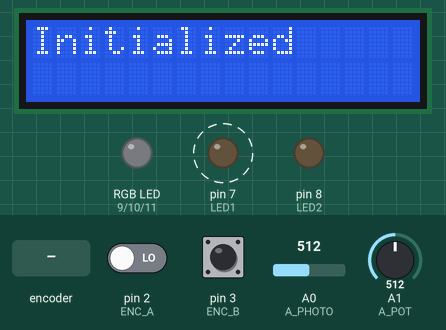
The program below on a simulated Arduino Uno, built with avr-gcc and run on an emulated ATmega328P. Shown: 16×2 character LCD, an RGB LED mixed from three pins (HIGH = lit), output pins drawn as LEDs (lit = HIGH). Dashed ring = blinking. Inputs (shaded band) come from the test bench; at power-on: A1 (A_POT) = 512, pin 2 (ENC_A) LOW, pin 3 (ENC_B) HIGH, A0 (A_PHOTO) = 512. What the program prints to the serial monitor is not drawn.

Above: at 1.2 s.
1.3 s: rotary encoder on pin 2 (ENC_A) / pin 3 (ENC_B) turned 3 steps (first pin leading)
At 2.75 s:
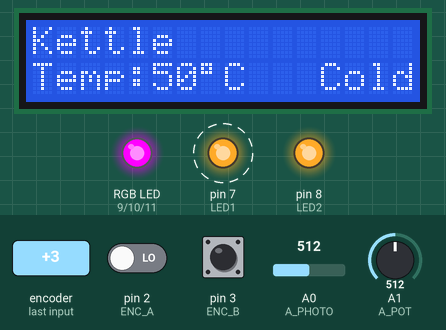
3.5 s: A1 (A_POT) set to 535
At 4.75 s:
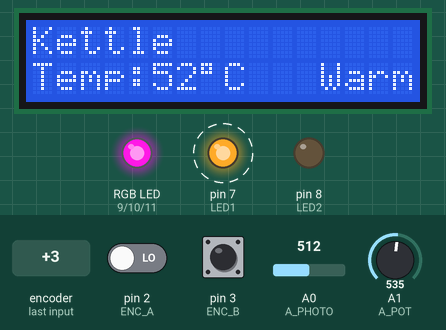
6.5 s: A1 (A_POT) set to 714
At 7.75 s:
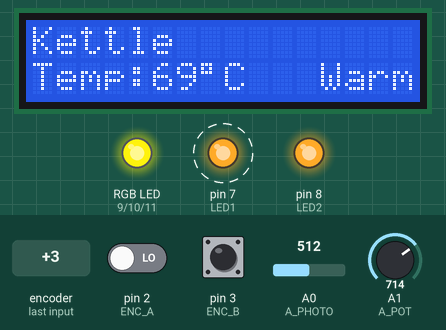
9.5 s: A1 (A_POT) set to 744
At 10.9 s:
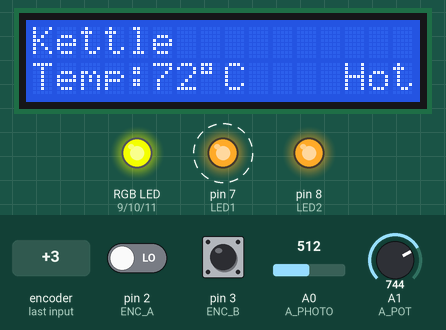
12.5 s: A1 (A_POT) set to 923
At 13.75 s:
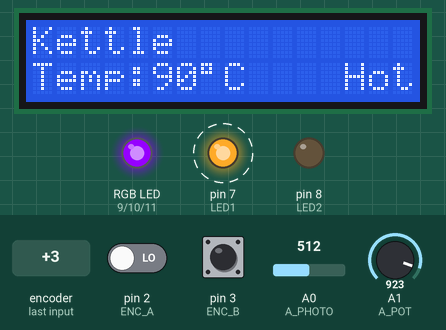
15.5 s: A1 (A_POT) set to 950
At 16.75 s:
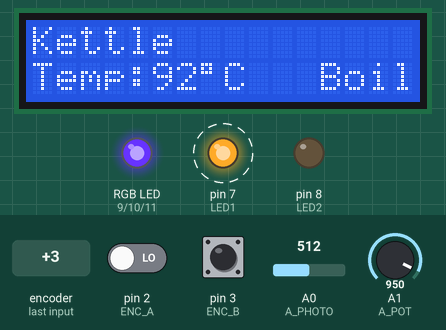
Timing chart, 0 to 19.0 s (numbered marks = the images above; inputs shaded):
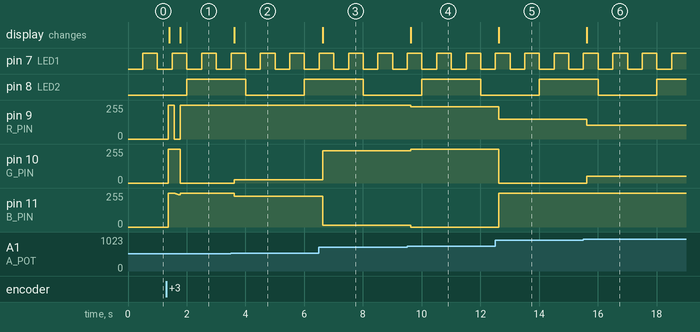

The program:

main.cpp
```cpp
#include <Arduino.h>
#include <LiquidCrystal_I2C.h>

LiquidCrystal_I2C lcd(0x27, 16, 2);

#define LED1 7
#define LED2 8
#define BLINK1 500
#define BLINK2 2000
#define A_PHOTO A0
#define A_POT A1
#define THRESHOLD 0.5
#define R_PIN 9
#define G_PIN 10
#define B_PIN 11
#define ENC_A 2
#define ENC_B 3
#define ENC_SW 4

unsigned long ptime1 = millis();
unsigned long ptime2 = millis();
unsigned long ptime3 = millis();
unsigned long ptime4 = millis();
unsigned long ptime5 = millis();
unsigned long ptime6 = millis();
double photo = 0;
double pot = 0;
long temperature = 0;
bool threshold = false;
bool twostate = false;
int option = 0, poption = 0;
bool CW = 0, CCW = 0, pCW = 0, pCCW = 0;

int R = 0;
int G = 0;
int B = 0;

// LED1 1Hz Blinking
void Blink1()
{
    if (millis() >= (ptime1 + BLINK1))
    {
        digitalWrite(LED1, !digitalRead(LED1));
        ptime1 = millis();
    }
}

// LED2 0.25Hz Blinking
void Blink2()
{
    if (millis() >= (ptime2 + BLINK2))
    {
        digitalWrite(LED2, !digitalRead(LED2));
        ptime2 = millis();
    }
}

// Two-state and threshold controllers
void Controllers()
{
    if (millis() >= (ptime3 + 100))
    {
        // Read analog values
        photo = analogRead(A_PHOTO) * 5.0 / 1024;
        pot = analogRead(A_POT) * 5.0 / 1024;

        // Print regulator values
        Serial.print("Setpoint: ");
        Serial.println(pot);
        Serial.print("Current Value: ");
        Serial.println(photo);

        // Two-state controller
        if (twostate && photo <= pot)
            twostate = false;

        if (!twostate && photo > pot)
            twostate = true;

        // Threshold controller
        if (threshold && photo <= (pot - THRESHOLD))
            threshold = false;

        if (!threshold && photo >= (pot + THRESHOLD))
            threshold = true;

        lcd.setCursor(0,1);
        lcd.print("TS: ");
        lcd.print(twostate);
        lcd.setCursor(10,1);
        lcd.print("TH: ");
        lcd.print(threshold);

        // Print controller states
        Serial.print("Two-state controller state:");
        Serial.println(twostate);
        Serial.print("Threshold controller state:");
        Serial.println(threshold);

        ptime3 = millis();
    }
}

// RGB LED "Rainbow"
void RGB()
{
    if (millis() >= (ptime4 + 5))
    {
        if (R == 255 && G == 0 && B < 255)
            B++;

        if (R > 0 && G == 0 && B == 255)
            R--;

        if (R == 0 && G < 255 && B == 255)
            G++;

        if (R == 0 && G == 255 && B > 0)
            B--;

        if (R < 255 && G == 255 && B == 0)
            R++;

        if (R == 255 && G > 0 && B == 0)
            G--;

        analogWrite(R_PIN, 255-R);
        analogWrite(G_PIN, 255-G);
        analogWrite(B_PIN, 255-B);

        lcd.setCursor(0,1);
        lcd.print(R);
        lcd.print(",");
        lcd.print(G);
        lcd.print(",");
        lcd.print(B);
        lcd.print(" ");

        // For debuging
        Serial.print(R);
        Serial.print(",");
        Serial.print(G);
        Serial.print(",");
        Serial.print(B);
        Serial.print("\n");

        ptime4 = millis();
    }
}

void Temp()
{
    if (millis() >= (ptime5 + 100))
    {
        temperature = analogRead(A_POT) * 5.0 * 20 / 1024;
        Serial.print("Temperature: ");
        Serial.println(temperature);

        lcd.setCursor(0,1);
        lcd.print("Temp:");
        lcd.print(temperature);
        lcd.print((char)223);
        lcd.print("C ");

        // Green
        if (temperature <= 50)
        {
            R = 0;
            G = map(temperature, 0, 50, 0, 255);
            B = 0;
            lcd.setCursor(12,1);
            lcd.print("Cold");
        }
        // Blue
        else if (temperature > 50 && temperature <= 70)
        {
            R = 0;
            G = map(temperature, 50, 70, 255, 0);
            B = map(temperature, 50, 70, 0, 255);
            lcd.setCursor(12,1);
            lcd.print("Warm");
        }
        // Violet
        else if (temperature > 70 && temperature <= 80)
        {
            R = map(temperature, 70, 80, 0, 63);
            G = 0;
            B = 255;
            lcd.setCursor(12,1);
            lcd.print(" Hot");
        }
        // Yellow
        else if (temperature > 80 && temperature <= 90)
        {
            R = map(temperature, 80, 95, 63, 127);
            G = map(temperature, 80, 90, 0, 255);
            B = map(temperature, 80, 90, 255, 0);
            lcd.setCursor(12,1);
            lcd.print(" Hot");
        }
        // Red
        else if (temperature > 90 && temperature <= 100)
        {
            R = map(temperature, 90, 100, 127, 255);
            G = map(temperature, 90, 100, 255, 0);
            B = 0;
            lcd.setCursor(12,1);
            lcd.print("Boil");
        }

        analogWrite(R_PIN, 255-R);
        analogWrite(G_PIN, 255-G);
        analogWrite(B_PIN, 255-B);

        // For debuging
        Serial.print(R);
        Serial.print(",");
        Serial.print(G);
        Serial.print(",");
        Serial.print(B);
        Serial.print("\n");

        ptime5 = millis();
    }
}

void setup()
{
    pinMode(LED1, OUTPUT);
    pinMode(LED2, OUTPUT);

    lcd.init();
    lcd.backlight();
    lcd.print("Initialized");

    Serial.begin(9600);
    Serial.println("Initialized");
}

void loop()
{
    // LED1 blinking
    Blink1();

    // LED2 blinking
    Blink2();

    // Encoder reading
    if (millis() >= (ptime6 + 10))
    {
        CW = digitalRead(ENC_A);
        CCW = digitalRead(ENC_B);

        // Move up
        if (CW && !pCW && !CCW && !pCCW && option < 3)
            option++;

        // Move down
        else if (!CW && !pCW && CCW && !pCCW && option > 1)
            option--;

        pCW = CW;
        pCCW = CCW;

        ptime6 = millis();
    }


    if (option != poption)
    {
        switch (option)
        {
        case 1:
            lcd.clear();
            lcd.print("Controllers");
            analogWrite(R_PIN, 255);
            analogWrite(G_PIN, 255);
            analogWrite(B_PIN, 255);
            Controllers();
            break;
        case 2:
            lcd.clear();
            lcd.print("Rainbow");
            R = 255;
            G = 0;
            B = 0;
            RGB();
            break;
        case 3:
            lcd.clear();
            lcd.print("Kettle");
            R = 0;
            G = 0;
            B = 0;
            Temp();
            break;
        default:
            lcd.clear();
            break;
        }
        poption = option;
    }

    switch (option)
        {
        case 1:
            Controllers();
            break;
        case 2:
            RGB();
            break;
        case 3:
            Temp();
            break;
        default:
            break;
        }

}
```

Measured:
- the behaviour switches between 522 and 523 on A1 (A_POT) (found by bisection; images 1 and 2)
- the behaviour switches between 727 and 728 on A1 (A_POT) (found by bisection; images 3 and 4)
- the behaviour switches between 931 and 932 on A1 (A_POT) (found by bisection; images 5 and 6)
- after the input at 1.3 s, pin 9 (R_PIN): 0/255 → 255/255 after 0.07 s, → 0/255 0.20 s later, → 255/255 0.21 s later; pin 10 (G_PIN): 0/255 → 255/255 after 0.07 s, → 0/255 0.40 s later; pin 11 (B_PIN): ramps from 255/255 to 241/255 and jumps back, once every 0.40 s; the display: first changes after 0.11 s (image 1 shows a later state)
- after the input at 3.5 s, pin 10 (G_PIN): 0/255 → 25/255 after 0.12 s; pin 11 (B_PIN): 255/255 → 230/255 after 0.12 s; the display: changes after 0.12 s (image 2)
- after the input at 6.5 s, pin 10 (G_PIN): 25/255 → 242/255 after 0.12 s; pin 11 (B_PIN): 230/255 → 13/255 after 0.12 s; the display: changes after 0.12 s (image 3)
- after the input at 9.5 s, pin 9 (R_PIN): 255/255 → 243/255 after 0.12 s; pin 10 (G_PIN): 242/255 → 255/255 after 0.12 s; pin 11 (B_PIN): 13/255 → 0/255 after 0.12 s; the display: changes after 0.12 s (image 4)
- after the input at 12.5 s, pin 9 (R_PIN): 243/255 → 150/255 after 0.12 s; pin 10 (G_PIN): 255/255 → 0/255 after 0.12 s; pin 11 (B_PIN): 0/255 → 255/255 after 0.12 s; the display: changes after 0.12 s (image 5)
- after the input at 15.5 s, pin 9 (R_PIN): 150/255 → 103/255 after 0.12 s; pin 10 (G_PIN): 0/255 → 51/255 after 0.12 s; the display: changes after 0.12 s (image 6)
